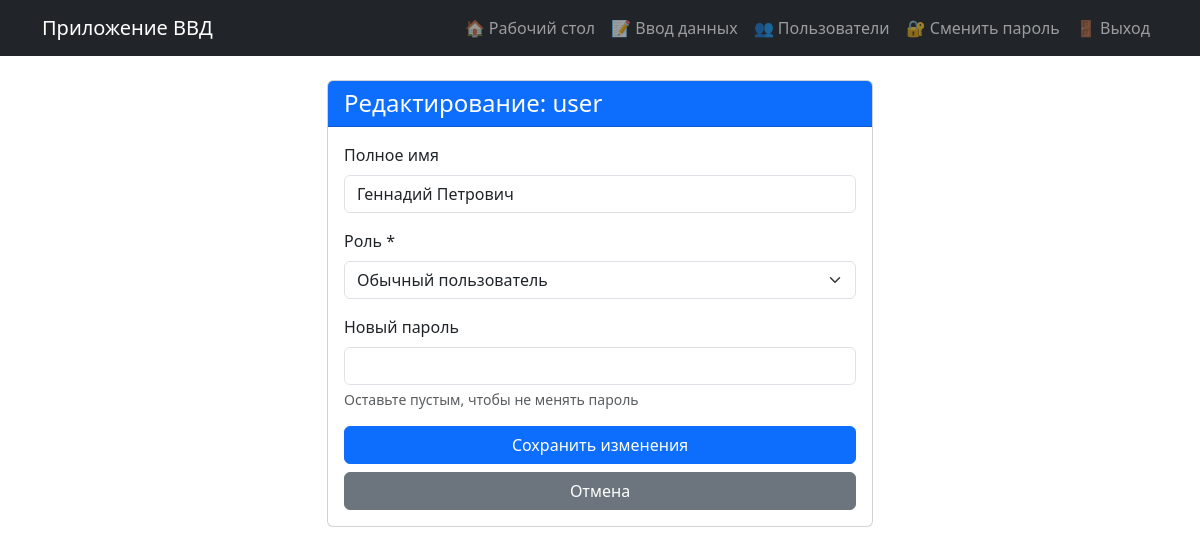
The page /users/edit/2 (signed in) on the database as committed earlier.
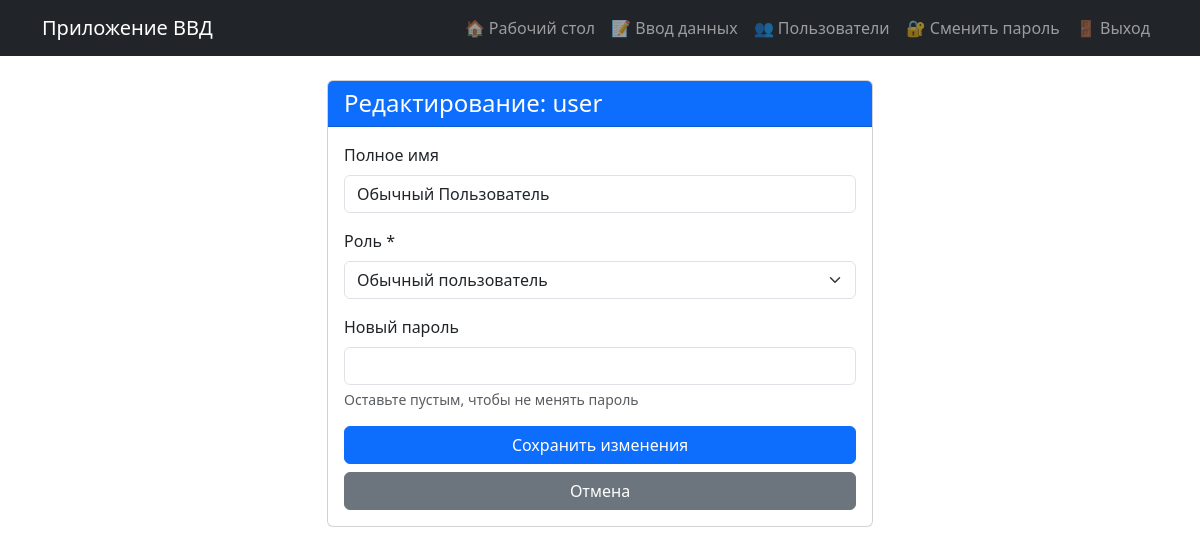
The same page on the database as committed later.
### models.py (models this page shows, shortened)
class User(UserMixin, db.Model):
    __tablename__ = 'users'  # Явно указываем имя таблицы Алиса
    __table_args__ = {'extend_existing': True}  # Добавлено!
    id = db.Column(db.Integer, primary_key=True)
    username = db.Column(db.String(80), unique=True, nullable=False)
    password = db.Column(db.String(200), nullable=False)
    full_name = db.Column(db.String(100))
    role = db.Column(db.String(20), default='user')
    entries = db.relationship('PersonData', backref='author', lazy=True, cascade='all, delete-orphan')
    def is_admin(self):
        return self.role == 'admin'

### app.py (the view, shortened to what this page needs)
@app.route('/users/edit/<int:user_id>', methods=['GET', 'POST'])
@login_required
@admin_required
def user_edit(user_id):
    user = User.query.get_or_404(user_id)
    if user.id == current_user.id:
        flash('Вы не можете редактировать свою учетную запись через эту страницу.')
        return redirect(url_for('user_list'))
    return render_template('user_edit.html', user=user)

### app.py (called while the page is built)
def admin_required(f):
    @wraps(f)
    def decorated_function(*args, **kwargs):
        if not current_user.is_authenticated or not current_user.is_admin():
            flash('Доступ запрещен. Требуются права администратора.')
            return redirect(url_for('dashboard'))
        return f(*args, **kwargs)
    return decorated_function

@login_manager.user_loader
def load_user(user_id):
    return db.session.get(User, int(user_id)) #User.query.get(int(user_id))

### templates/user_edit.html (shortened to what this page needs)
{% extends "base.html" %}
{% block content %}
<div class="row justify-content-center">
    <div class="col-md-6">
        <div class="card">
            <div class="card-header bg-primary text-white">
                <h4 class="mb-0">Редактирование: {{ user.username }}</h4>
            </div>
            <div class="card-body">
                <form method="post">
                    <div class="mb-3">
                        <label for="full_name" class="form-label">Полное имя</label>
                        <input type="text" class="form-control" id="full_name" name="full_name"
                               value="{{ user.full_name or '' }}">
                    </div>
                    <div class="mb-3">
                        <label for="role" class="form-label">Роль *</label>
                        <select class="form-select" id="role" name="role" required>
                            <option value="user" {% if user.role == 'user' %}selected{% endif %}>Обычный пользователь</option>
                        </select>
                    </div>
                    <div class="mb-3">
                        <label for="new_password" class="form-label">Новый пароль</label>
                        <input type="password" class="form-control" id="new_password" name="new_password">
                        <div class="form-text">Оставьте пустым, чтобы не менять пароль</div>
                    </div>
                    <div class="d-grid gap-2">
                        <button type="submit" class="btn btn-primary">Сохранить изменения</button>
                        <a href="{{ url_for('user_list') }}" class="btn btn-secondary">Отмена</a>
                    </div>
                </form>
            </div>
        </div>
    </div>
</div>
{% endblock %}

Rows that differ between the two databases and show on the page:
changed User "user": full_name "Геннадий Петрович" → "Обычный Пользователь"
